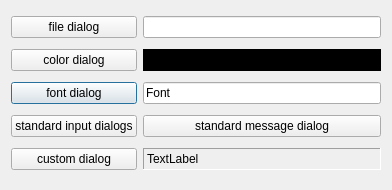
<?xml version="1.0" encoding="UTF-8"?>
<ui version="4.0">
 <class>Dialog</class>
 <widget class="QDialog" name="Dialog">
  <property name="geometry">
   <rect>
    <x>0</x>
    <y>0</y>
    <width>392</width>
    <height>190</height>
   </rect>
  </property>
  <property name="windowTitle">
   <string>Dialog</string>
  </property>
  <layout class="QGridLayout" name="gridLayout">
   <item row="2" column="0">
    <widget class="QPushButton" name="font_btn">
     <property name="text">
      <string>font dialog</string>
     </property>
    </widget>
   </item>
   <item row="0" column="0">
    <widget class="QPushButton" name="file_btn">
     <property name="text">
      <string>file dialog</string>
     </property>
    </widget>
   </item>
   <item row="3" column="0">
    <widget class="QPushButton" name="stdid_btn">
     <property name="text">
      <string>standard input dialogs</string>
     </property>
    </widget>
   </item>
   <item row="1" column="2">
    <widget class="QFrame" name="color_frame">
     <property name="palette">
      <palette>
       <active>
        <colorrole role="WindowText">
         <brush brushstyle="SolidPattern">
          <color alpha="255">
           <red>255</red>
           <green>255</green>
           <blue>255</blue>
          </color>
         </brush>
        </colorrole>
        <colorrole role="Button">
         <brush brushstyle="SolidPattern">
          <color alpha="255">
           <red>0</red>
           <green>0</green>
           <blue>0</blue>
          </color>
         </brush>
        </colorrole>
        <colorrole role="Light">
         <brush brushstyle="SolidPattern">
          <color alpha="255">
           <red>0</red>
           <green>0</green>
           <blue>0</blue>
          </color>
         </brush>
        </colorrole>
        <colorrole role="Midlight">
         <brush brushstyle="SolidPattern">
          <color alpha="255">
           <red>0</red>
           <green>0</green>
           <blue>0</blue>
          </color>
         </brush>
        </colorrole>
        <colorrole role="Dark">
         <brush brushstyle="SolidPattern">
          <color alpha="255">
           <red>0</red>
           <green>0</green>
           <blue>0</blue>
          </color>
         </brush>
        </colorrole>
        <colorrole role="Mid">
         <brush brushstyle="SolidPattern">
          <color alpha="255">
           <red>0</red>
           <green>0</green>
           <blue>0</blue>
          </color>
         </brush>
        </colorrole>
        <colorrole role="Text">
         <brush brushstyle="SolidPattern">
          <color alpha="255">
           <red>255</red>
           <green>255</green>
           <blue>255</blue>
          </color>
         </brush>
        </colorrole>
        <colorrole role="BrightText">
         <brush brushstyle="SolidPattern">
          <color alpha="255">
           <red>255</red>
           <green>255</green>
           <blue>255</blue>
          </color>
         </brush>
        </colorrole>
        <colorrole role="ButtonText">
         <brush brushstyle="SolidPattern">
          <color alpha="255">
           <red>255</red>
           <green>255</green>
           <blue>255</blue>
          </color>
         </brush>
        </colorrole>
        <colorrole role="Base">
         <brush brushstyle="SolidPattern">
          <color alpha="255">
           <red>0</red>
           <green>0</green>
           <blue>0</blue>
          </color>
         </brush>
        </colorrole>
        <colorrole role="Window">
         <brush brushstyle="SolidPattern">
          <color alpha="255">
           <red>0</red>
           <green>0</green>
           <blue>0</blue>
          </color>
         </brush>
        </colorrole>
        <colorrole role="Shadow">
         <brush brushstyle="SolidPattern">
          <color alpha="255">
           <red>0</red>
           <green>0</green>
           <blue>0</blue>
          </color>
         </brush>
        </colorrole>
        <colorrole role="AlternateBase">
         <brush brushstyle="SolidPattern">
          <color alpha="255">
           <red>0</red>
           <green>0</green>
           <blue>0</blue>
          </color>
         </brush>
        </colorrole>
        <colorrole role="ToolTipBase">
         <brush brushstyle="SolidPattern">
          <color alpha="255">
           <red>255</red>
           <green>255</green>
           <blue>220</blue>
          </color>
         </brush>
        </colorrole>
        <colorrole role="ToolTipText">
         <brush brushstyle="SolidPattern">
          <color alpha="255">
           <red>0</red>
           <green>0</green>
           <blue>0</blue>
          </color>
         </brush>
        </colorrole>
        <colorrole role="PlaceholderText">
         <brush brushstyle="SolidPattern">
          <color alpha="127">
           <red>255</red>
           <green>255</green>
           <blue>255</blue>
          </color>
         </brush>
        </colorrole>
        <colorrole role="Accent">
         <brush brushstyle="SolidPattern">
          <color alpha="255">
           <red>0</red>
           <green>0</green>
           <blue>0</blue>
          </color>
         </brush>
        </colorrole>
       </active>
       <inactive>
        <colorrole role="WindowText">
         <brush brushstyle="SolidPattern">
          <color alpha="255">
           <red>255</red>
           <green>255</green>
           <blue>255</blue>
          </color>
         </brush>
        </colorrole>
        <colorrole role="Button">
         <brush brushstyle="SolidPattern">
          <color alpha="255">
           <red>0</red>
           <green>0</green>
           <blue>0</blue>
          </color>
         </brush>
        </colorrole>
        <colorrole role="Light">
         <brush brushstyle="SolidPattern">
          <color alpha="255">
           <red>0</red>
           <green>0</green>
           <blue>0</blue>
          </color>
         </brush>
        </colorrole>
        <colorrole role="Midlight">
         <brush brushstyle="SolidPattern">
          <color alpha="255">
           <red>0</red>
           <green>0</green>
           <blue>0</blue>
          </color>
         </brush>
        </colorrole>
        <colorrole role="Dark">
         <brush brushstyle="SolidPattern">
          <color alpha="255">
           <red>0</red>
           <green>0</green>
           <blue>0</blue>
          </color>
         </brush>
        </colorrole>
        <colorrole role="Mid">
         <brush brushstyle="SolidPattern">
          <color alpha="255">
           <red>0</red>
           <green>0</green>
           <blue>0</blue>
          </color>
         </brush>
        </colorrole>
        <colorrole role="Text">
         <brush brushstyle="SolidPattern">
          <color alpha="255">
           <red>255</red>
           <green>255</green>
           <blue>255</blue>
          </color>
         </brush>
        </colorrole>
        <colorrole role="BrightText">
         <brush brushstyle="SolidPattern">
          <color alpha="255">
           <red>255</red>
           <green>255</green>
           <blue>255</blue>
          </color>
         </brush>
        </colorrole>
        <colorrole role="ButtonText">
         <brush brushstyle="SolidPattern">
          <color alpha="255">
           <red>255</red>
           <green>255</green>
           <blue>255</blue>
          </color>
         </brush>
        </colorrole>
        <colorrole role="Base">
         <brush brushstyle="SolidPattern">
          <color alpha="255">
           <red>0</red>
           <green>0</green>
           <blue>0</blue>
          </color>
         </brush>
        </colorrole>
        <colorrole role="Window">
         <brush brushstyle="SolidPattern">
          <color alpha="255">
           <red>0</red>
           <green>0</green>
           <blue>0</blue>
          </color>
         </brush>
        </colorrole>
        <colorrole role="Shadow">
         <brush brushstyle="SolidPattern">
          <color alpha="255">
           <red>0</red>
           <green>0</green>
           <blue>0</blue>
          </color>
         </brush>
        </colorrole>
        <colorrole role="AlternateBase">
         <brush brushstyle="SolidPattern">
          <color alpha="255">
           <red>0</red>
           <green>0</green>
           <blue>0</blue>
          </color>
         </brush>
        </colorrole>
        <colorrole role="ToolTipBase">
         <brush brushstyle="SolidPattern">
          <color alpha="255">
           <red>255</red>
           <green>255</green>
           <blue>220</blue>
          </color>
         </brush>
        </colorrole>
        <colorrole role="ToolTipText">
         <brush brushstyle="SolidPattern">
          <color alpha="255">
           <red>0</red>
           <green>0</green>
           <blue>0</blue>
          </color>
         </brush>
        </colorrole>
        <colorrole role="PlaceholderText">
         <brush brushstyle="SolidPattern">
          <color alpha="127">
           <red>255</red>
           <green>255</green>
           <blue>255</blue>
          </color>
         </brush>
        </colorrole>
        <colorrole role="Accent">
         <brush brushstyle="SolidPattern">
          <color alpha="255">
           <red>0</red>
           <green>0</green>
           <blue>0</blue>
          </color>
         </brush>
        </colorrole>
       </inactive>
       <disabled>
        <colorrole role="WindowText">
         <brush brushstyle="SolidPattern">
          <color alpha="255">
           <red>0</red>
           <green>0</green>
           <blue>0</blue>
          </color>
         </brush>
        </colorrole>
        <colorrole role="Button">
         <brush brushstyle="SolidPattern">
          <color alpha="255">
           <red>0</red>
           <green>0</green>
           <blue>0</blue>
          </color>
         </brush>
        </colorrole>
        <colorrole role="Light">
         <brush brushstyle="SolidPattern">
          <color alpha="255">
           <red>0</red>
           <green>0</green>
           <blue>0</blue>
          </color>
         </brush>
        </colorrole>
        <colorrole role="Midlight">
         <brush brushstyle="SolidPattern">
          <color alpha="255">
           <red>0</red>
           <green>0</green>
           <blue>0</blue>
          </color>
         </brush>
        </colorrole>
        <colorrole role="Dark">
         <brush brushstyle="SolidPattern">
          <color alpha="255">
           <red>0</red>
           <green>0</green>
           <blue>0</blue>
          </color>
         </brush>
        </colorrole>
        <colorrole role="Mid">
         <brush brushstyle="SolidPattern">
          <color alpha="255">
           <red>0</red>
           <green>0</green>
           <blue>0</blue>
          </color>
         </brush>
        </colorrole>
        <colorrole role="Text">
         <brush brushstyle="SolidPattern">
          <color alpha="255">
           <red>0</red>
           <green>0</green>
           <blue>0</blue>
          </color>
         </brush>
        </colorrole>
        <colorrole role="BrightText">
         <brush brushstyle="SolidPattern">
          <color alpha="255">
           <red>255</red>
           <green>255</green>
           <blue>255</blue>
          </color>
         </brush>
        </colorrole>
        <colorrole role="ButtonText">
         <brush brushstyle="SolidPattern">
          <color alpha="255">
           <red>0</red>
           <green>0</green>
           <blue>0</blue>
          </color>
         </brush>
        </colorrole>
        <colorrole role="Base">
         <brush brushstyle="SolidPattern">
          <color alpha="255">
           <red>0</red>
           <green>0</green>
           <blue>0</blue>
          </color>
         </brush>
        </colorrole>
        <colorrole role="Window">
         <brush brushstyle="SolidPattern">
          <color alpha="255">
           <red>0</red>
           <green>0</green>
           <blue>0</blue>
          </color>
         </brush>
        </colorrole>
        <colorrole role="Shadow">
         <brush brushstyle="SolidPattern">
          <color alpha="255">
           <red>0</red>
           <green>0</green>
           <blue>0</blue>
          </color>
         </brush>
        </colorrole>
        <colorrole role="AlternateBase">
         <brush brushstyle="SolidPattern">
          <color alpha="255">
           <red>0</red>
           <green>0</green>
           <blue>0</blue>
          </color>
         </brush>
        </colorrole>
        <colorrole role="ToolTipBase">
         <brush brushstyle="SolidPattern">
          <color alpha="255">
           <red>255</red>
           <green>255</green>
           <blue>220</blue>
          </color>
         </brush>
        </colorrole>
        <colorrole role="ToolTipText">
         <brush brushstyle="SolidPattern">
          <color alpha="255">
           <red>0</red>
           <green>0</green>
           <blue>0</blue>
          </color>
         </brush>
        </colorrole>
        <colorrole role="PlaceholderText">
         <brush brushstyle="SolidPattern">
          <color alpha="127">
           <red>0</red>
           <green>0</green>
           <blue>0</blue>
          </color>
         </brush>
        </colorrole>
        <colorrole role="Accent">
         <brush brushstyle="SolidPattern">
          <color alpha="255">
           <red>0</red>
           <green>0</green>
           <blue>0</blue>
          </color>
         </brush>
        </colorrole>
       </disabled>
      </palette>
     </property>
     <property name="autoFillBackground">
      <bool>true</bool>
     </property>
     <property name="frameShape">
      <enum>QFrame::Box</enum>
     </property>
     <property name="frameShadow">
      <enum>QFrame::Raised</enum>
     </property>
    </widget>
   </item>
   <item row="1" column="0">
    <widget class="QPushButton" name="color_btn">
     <property name="text">
      <string>color dialog</string>
     </property>
    </widget>
   </item>
   <item row="2" column="2">
    <widget class="QLineEdit" name="font_edit">
     <property name="text">
      <string>Font</string>
     </property>
    </widget>
   </item>
   <item row="0" column="2">
    <widget class="QLineEdit" name="file_edit"/>
   </item>
   <item row="3" column="2">
    <widget class="QPushButton" name="stdmd_btn">
     <property name="text">
      <string>standard message dialog</string>
     </property>
    </widget>
   </item>
   <item row="4" column="0">
    <widget class="QPushButton" name="custom_btn">
     <property name="text">
      <string>custom dialog</string>
     </property>
    </widget>
   </item>
   <item row="4" column="2">
    <widget class="QLabel" name="custom_label">
     <property name="frameShape">
      <enum>QFrame::Panel</enum>
     </property>
     <property name="frameShadow">
      <enum>QFrame::Sunken</enum>
     </property>
     <property name="text">
      <string>TextLabel</string>
     </property>
    </widget>
   </item>
  </layout>
 </widget>
 <resources/>
 <connections/>
</ui>
